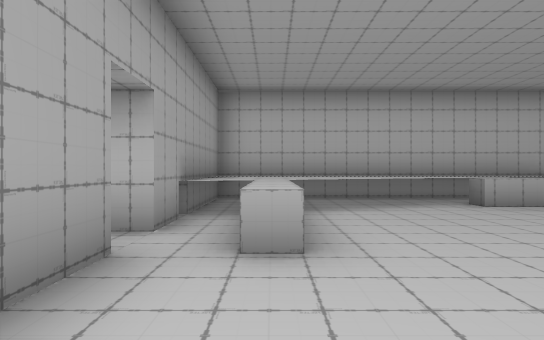
View 1 (above)

17 first-person views from a walk through a 3-D level made in the Unity game engine. The camera is 1.3 m above the floor, looks level and sees 75° across. The floor is counted in squares, 2 m on a side. Each view is taken from the middle of a square. On the plan, view 1 faces up. The plan holds only what a view shows up to about 10 squares ahead; the rest is blank. The place goes on beyond the plan. The player is left out.

View 2
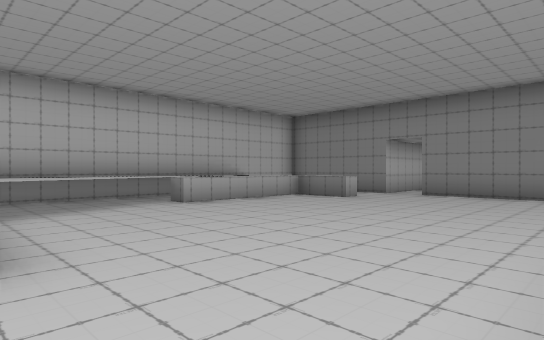

View 3
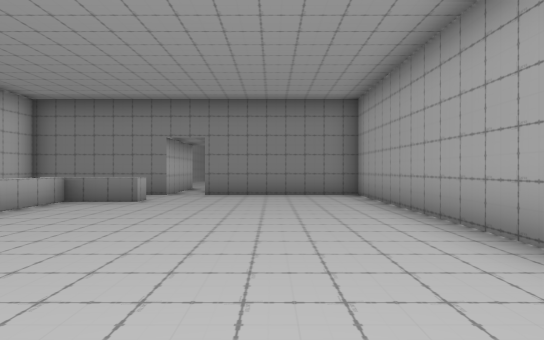

View 4
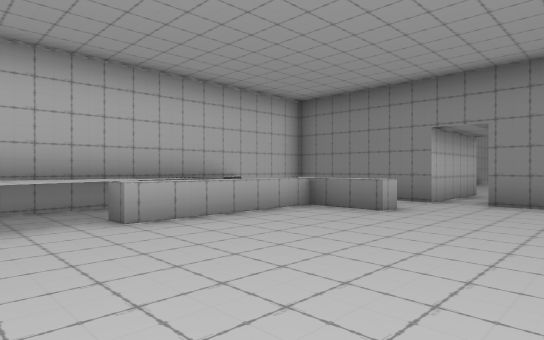

View 5
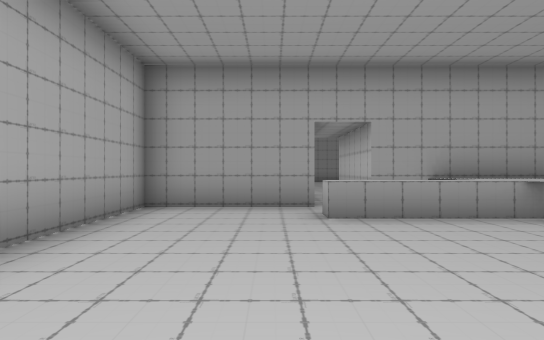

View 6
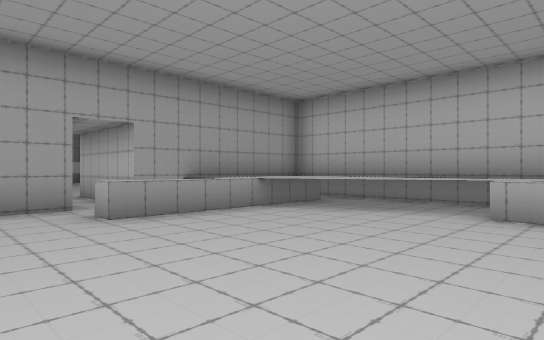

View 7
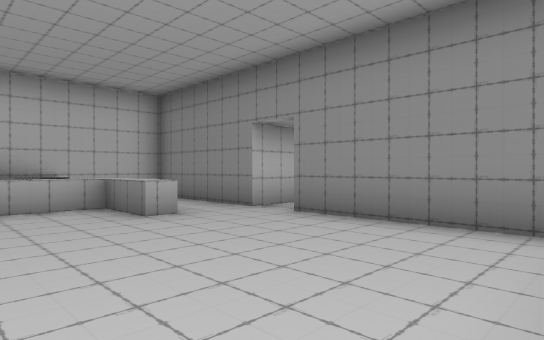

View 8
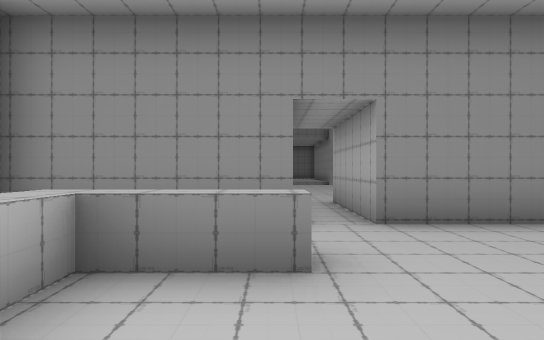

View 9
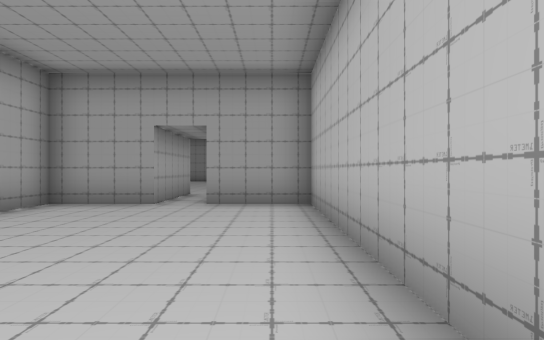

View 10
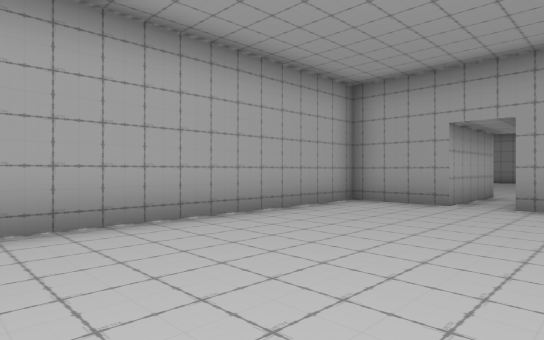

View 11
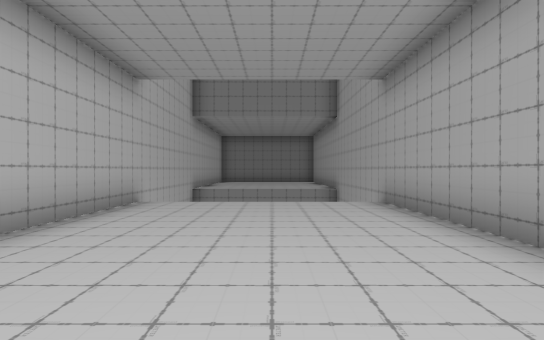

View 12
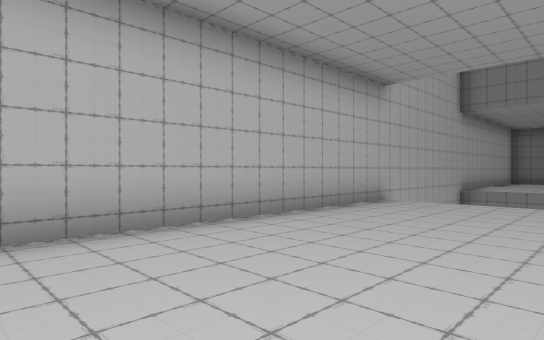

View 13
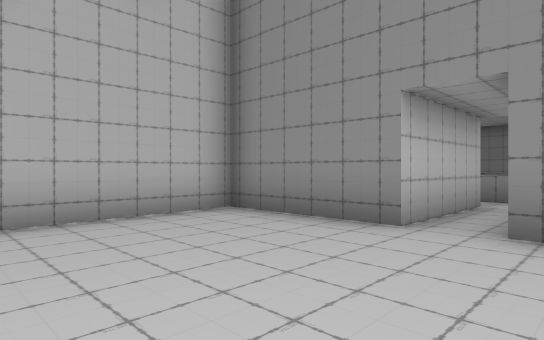

View 14
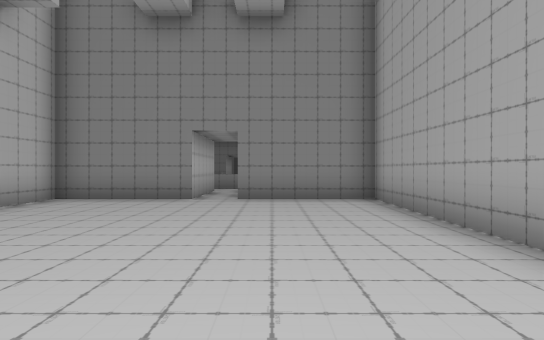

View 15
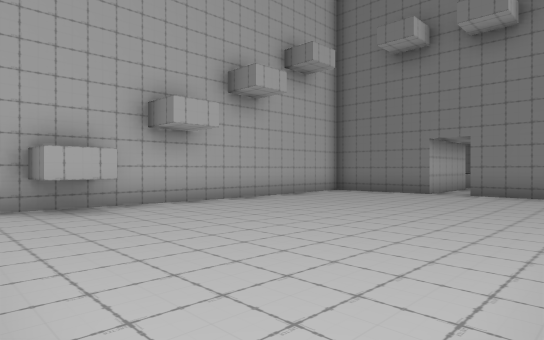

View 16
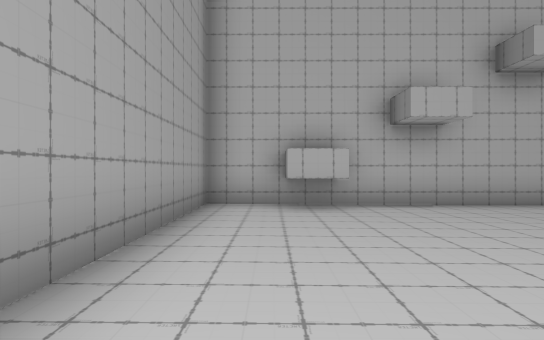

View 17
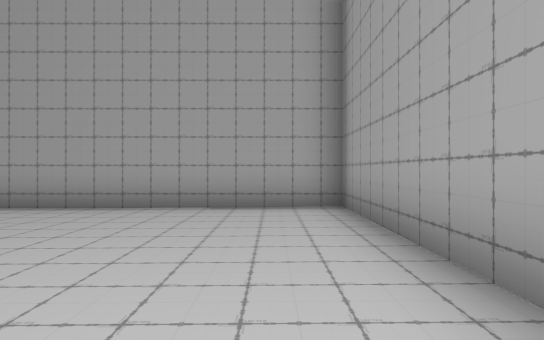

### Floor plan
Key: @ floor where view 1 was taken; # wall or solid block; . floor; ^ raised ledge; v drop or lower ground.
Columns run from 15 left of view 1 to 23 right of it. Each row starts with its distance up from view 1.
  9                       ###
  8               ^^^^^^^^   #
  7 ############  ^^^^^^^^^..# ############
  6 #..#.......#  ^^^.....^..# #........
  5 #..........###^^......^..###........
  4 #..........###.^....................
  3 #..............^.........###........
  2 #..........###...........# #........vvv
  1 #..........# #...........# ##########
  0 #..........# #.@.........#
 -1 ############ #############

Where each view was taken, in squares from view 1:
view 1: 0 up, 0 right, facing up
view 2: 0 up, 0 right, facing up-right
view 3: 2 up, 0 right, facing right
view 4: 2 up, 2 right, facing up-right
view 5: 2 up, 5 right, facing left
view 6: 1 up, 5 right, facing up-left
view 7: 0 up, 5 right, facing up-right
view 8: 5 up, 5 right, facing right
view 9: 6 up, 19 right, facing left
view 10: 6 up, 19 right, facing down-left
view 11: 4 up, 13 right, facing right
view 12: 3 up, 13 right, facing up-right
view 13: 2 up, 8 left, facing up-right
view 14: 2 up, 12 left, facing right
view 15: 0 up, 14 left, facing up-right
view 16: 0 up, 13 left, facing up
view 17: 6 up, 13 left, facing down
